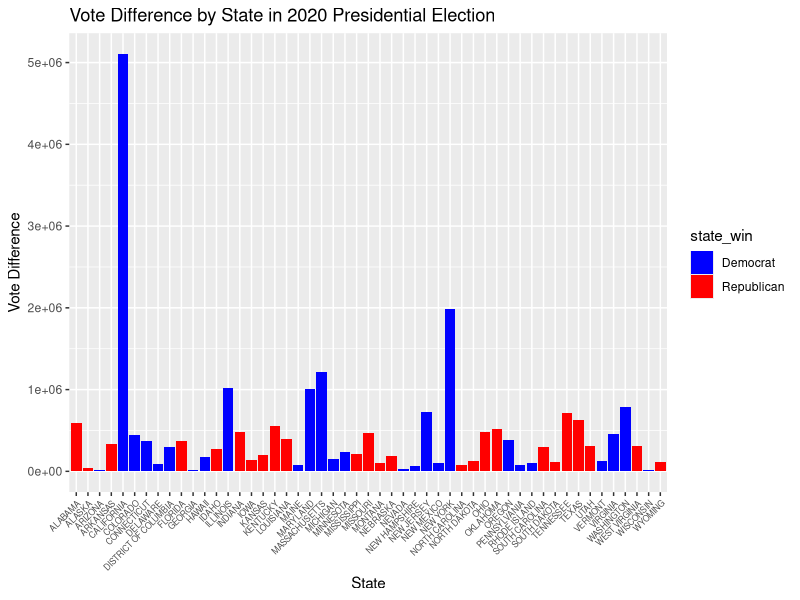

Write the R code that produced this figure.
## ---- chunk 1
library(tidyverse)

pres_data_2020<-read.csv("X2020_president.csv")|>
  filter(year==2020,party_simplified=="DEMOCRAT"|party_simplified=="REPUBLICAN")|>
    select(state,candidatevotes,totalvotes,party_simplified)|>
  pivot_wider(names_from = party_simplified,values_from = candidatevotes)|>
  mutate(state_win= if_else(DEMOCRAT-REPUBLICAN>1,"Democrat","Republican"),vote_diff=(abs(DEMOCRAT-REPUBLICAN)),per_diff=vote_diff/totalvotes*100)
ggplot(pres_data_2020,aes(x = state, y = vote_diff, fill = state_win))+geom_bar(stat = "identity")+labs(title = "Vote Difference by State in 2020 Presidential Election",x = "State",y = "Vote Difference") +theme(axis.text.x = element_text(angle = 45, hjust = 1, size = 6)) + scale_fill_manual(values = c("Democrat" = "blue", "Republican" = "red"))
pres_data_2020
